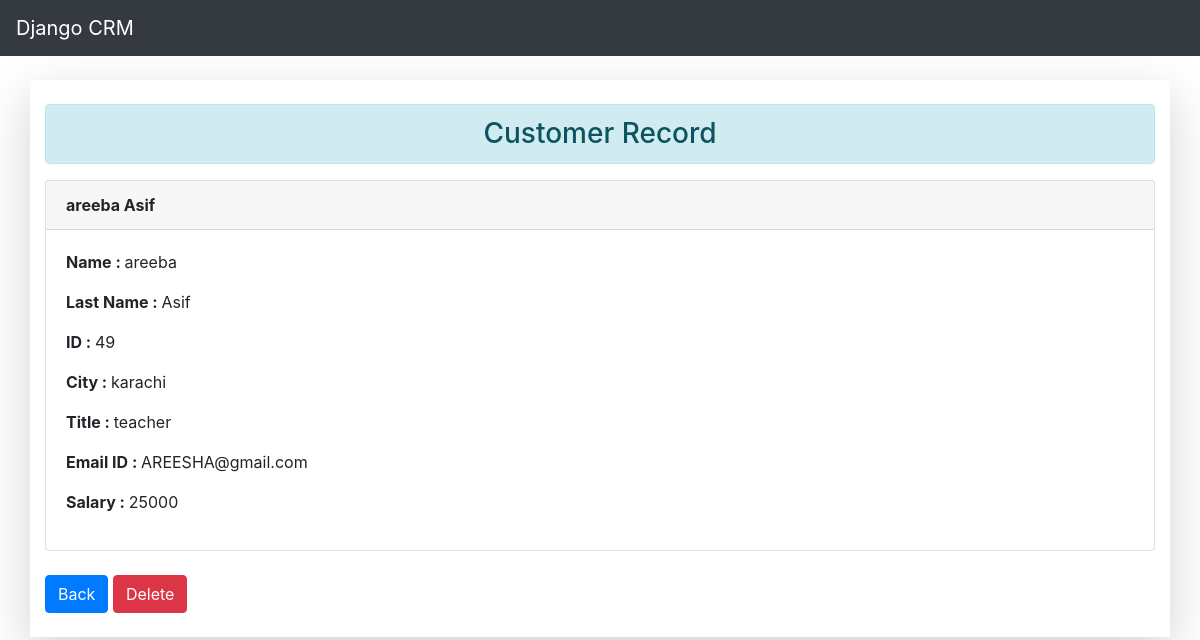
Page /record/49 on the committed database.
### managementprogram/models.py (models this page shows, shortened)
class Member(models.Model):
    Name = models.CharField(max_length=200, null=False)
    city = models.CharField(max_length=200)
    Title = models.CharField(max_length=200)
    emailid =models.CharField(max_length=200)
    salary =models.CharField(max_length=200,default=0)
    last_name =models.CharField(max_length=200)

### managementprogram/views.py (the view)
# urls.py: path('record/<int:pk>',views.customer_record, name='record'),
def customer_record(request, pk):
     customer_record= Member.objects.get(id=pk)
     return render(request, 'record.html', {'customer_record':customer_record})

### template/record.html
{% extends 'base.html' %}
{% block content %}
<div class="container my-4 shadow-lg py-4" >
    <h3 class="text-center alert alert-info">Customer Record</h3>
<div class="card ">
    <div class="card-header">
       <strong>{{customer_record.Name}} {{customer_record.last_name}}</strong>
    </div>
    <div class="card-body">
      <p class="card-text">
        <strong>Name  : </strong>  {{customer_record.Name}}<br/>
      </p>
      <p class="card-text">
        <strong>Last Name : </strong> {{customer_record.last_name}}<br/>
      </p>
      <p class="card-text">
        <strong>ID : </strong> {{customer_record.id}}<br/>
      </p>
      <p class="card-text">
        <strong>City : </strong> {{customer_record.city}}<br/>
      </p>
      <p class="card-text">
        <strong>Title : </strong> {{customer_record.Title}}<br/>
        <p class="card-text">
          <strong>Email ID : </strong> {{customer_record.emailid}}<br/>
        </p>
        <p class="card-text">
          <strong>Salary : </strong> {{customer_record.salary}}<br/>
        </p>
      </p>
    </div>
    </div>
    <br>
    <a class="btn btn-primary" href="{% url 'index' %}" role="button">Back</a>
    <a class="btn btn-danger" href="{% url 'delete_record' customer_record.id %}" role="button">Delete</a>
  </div>
{% endblock %}

### rows in the picture
Member: Name "areeba", last_name "Asif", id "49", city "karachi", Title "teacher", emailid "AREESHA@gmail.com", salary "25000"
